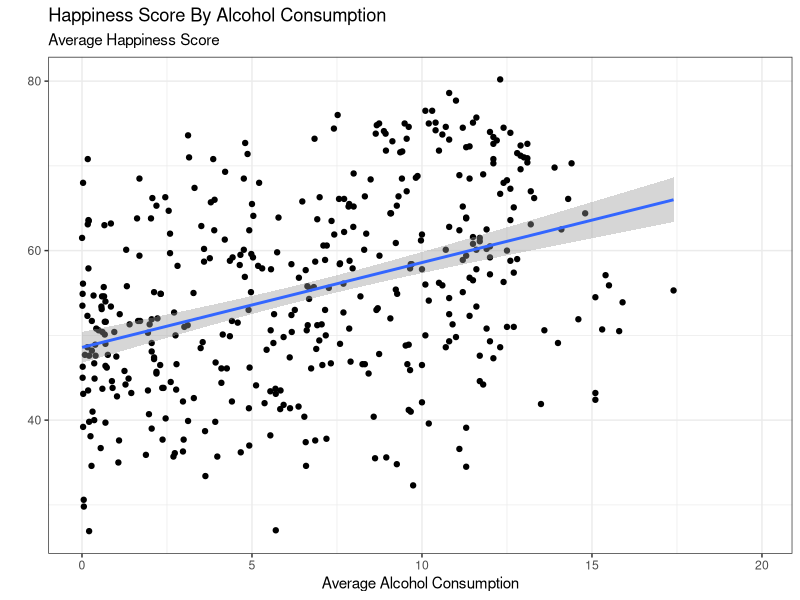
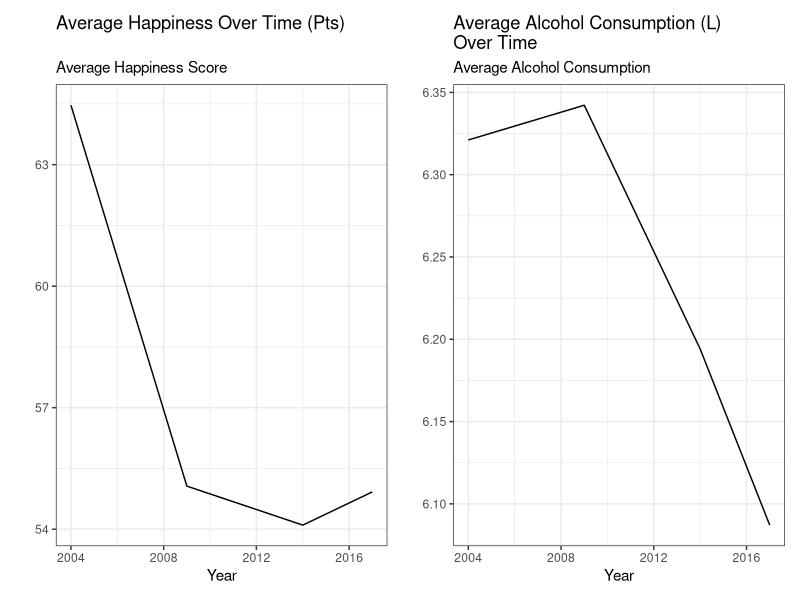

The R script that drew these images, in order:
## ---- chunk 1
library(tidyverse)
library(here)
library(broom)
library(patchwork)
alc <- read_csv(here::here("sh_alc_pcap_li.csv"))
happy <- read_csv(here::here("hapiscore_whr.csv"))
## ---- chunk 2
# Pivoting Longer, convert years to numeric and dropping unnecessary missing alcohol columns
alc_final <- alc |> 
  select("country", "1999", "2004", "2009", "2014", "2017") |> 
  pivot_longer(cols = "1999":"2017",
               names_to = "year",
               values_to = "alcohol_consumption")|>  
  mutate(
    across("year", as.numeric))


happy_final <- happy |> 
  pivot_longer(cols = `2004`:`2020`,
               names_to = "year",
               values_to = "happiness_score")|>  
  mutate(
    across("year", as.numeric))
## ---- chunk 3
# Inner Joining the data
final_data <- inner_join(happy_final, alc_final, by = c("year", "country"))
final_data
## ---- chunk 4
ggplot(data = final_data, mapping = aes(x = alcohol_consumption, y = happiness_score)) +
  geom_point() +
  geom_smooth(method = "lm") + 
  theme(axis.title.y = element_blank()) +
  labs(title = "Happiness Score By Alcohol Consumption",
       x = "Average Alcohol Consumption",
       subtitle = "Average Happiness Score",
       y= "") +
  theme_bw()
## ---- chunk 5
average_year <- final_data |> 
  group_by(year) |> 
  summarize(mean_happy = mean(happiness_score, na.rm = TRUE),
            mean_alc = mean(alcohol_consumption, na.rm = TRUE))
plot1 <- ggplot(data = average_year, mapping = aes(x = year, y = mean_happy)) +
  geom_line() +
  labs(title = "Average Happiness Over Time (Pts)",
       x = "Year",
       y= "",
       subtitle = "Average Happiness Score") +
  theme_bw()

plot2 <- ggplot(data = average_year, mapping = aes(x = year, y = mean_alc)) +
  geom_line() +
  labs(title = "Average Alcohol Consumption (L) \nOver Time",
       x = "Year",
       y= "",
       subtitle = "Average Alcohol Consumption") +
  theme_bw()

plot1 + plot2 
## ---- chunk 6
my_model <- lm(happiness_score ~ alcohol_consumption, 
               data = final_data
               )

augment(my_model)
